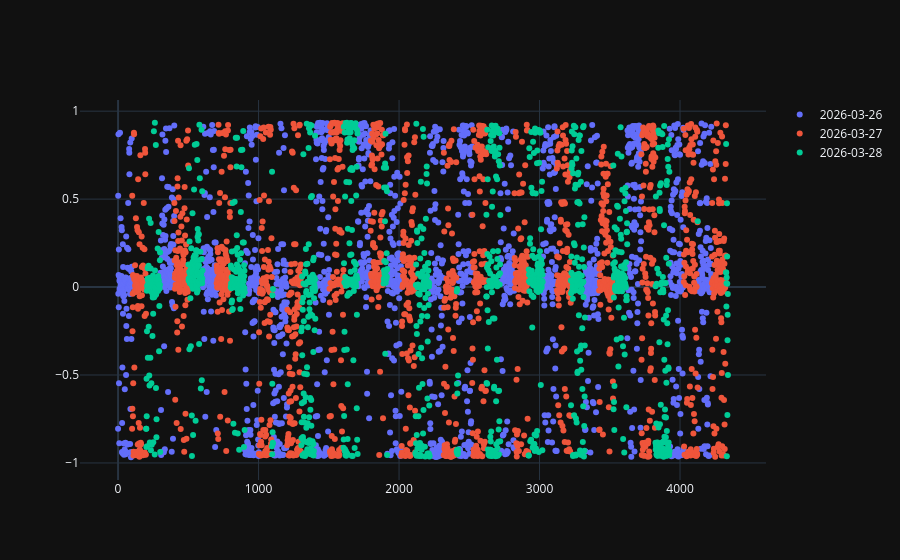

The cell this chart's notebook holds for it:
### Code cell
fig=go.Figure()
for time in df['date'].value_counts().index:
    fig.add_trace(go.Scatter(x=df[df['date']==time].index,y=df[df['date']==time]['sentiment_score'],mode='markers',name=str(time).rstrip('00:00:00')))
fig.show()

### Figure 1 — Plotly figure (JSON) as saved in the notebook; plotly's stock layout.template omitted (floating-point values rounded to 4 significant figures; data arrays with more than 128 entries replaced by an {"elided": "..."} marker saying what was removed)
{"data": [{"mode": "markers", "name": "2026-03-26", "x": {"elided": "1592 int values"}, "y": {"elided": "1592 float values"}, "type": "scatter"}, {"mode": "markers", "name": "2026-03-27", "x": {"elided": "1576 int values"}, "y": {"elided": "1576 float values"}, "type": "scatter"}, {"mode": "markers", "name": "2026-03-28", "x": {"elided": "1174 int values"}, "y": {"elided": "1174 float values"}, "type": "scatter"}], "layout": {}}
